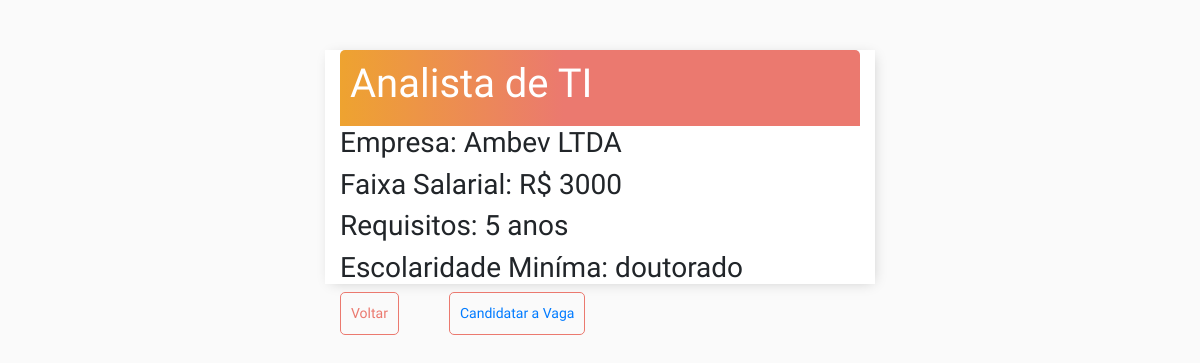
/candidato/detalhes-vaga/4/ (signed in), run on an earlier commit of the app's database.
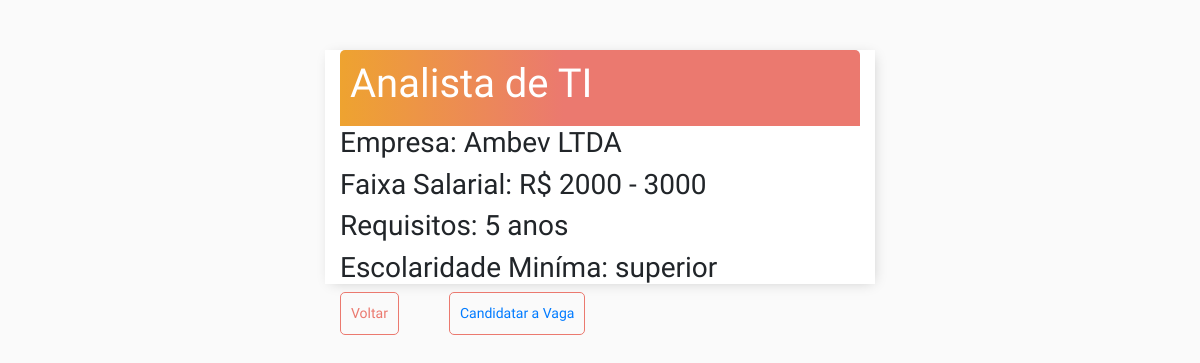
And on a later commit of the database.
### vacancies/models.py (models this page shows, shortened)
class Vacancies(models.Model):
    class Meta:
        verbose_name = 'Vacancie'
        verbose_name_plural = 'Vacancies'
    company = models.ForeignKey(Company, verbose_name="Empresa", on_delete=models.CASCADE)
    nome = models.CharField(max_length=100, verbose_name="Título")
    sal = (("1000", "Até R$ 1000"),
                    ("1000 - 2000", "De R$ 1000 a R$ 2000"),
                    ("2000 - 3000", "De R$ 2000 a R$ 3000"),
                    ("3000", "Acima de R$ 3000"))
    escol = (("fundamental", "Ensino fundamental"),
                    ("medio", "Ensino médio"),
                    ("tecnologo", "Tecnólogo"),
                    ("superior", "Ensino Superior"),
                    ("pos", "Pós / MBA / Mestrado"),
                    ("doutorado", "Doutorado"))
    faixa_salarial = models.CharField(max_length=20, choices=sal, default="1000", verbose_name="Faixa Salarial")
    req = models.TextField(verbose_name="Requisitos")
    escolaridade = models.CharField(max_length=20, choices=escol, verbose_name="Escolaridade Mínima")
    data_criacao = models.DateField(auto_now=True)

### users/models.py (models this page shows)
class Company(models.Model):
    def __str__(self):
        return self.nome
    user = models.OneToOneField(User, on_delete=models.CASCADE)
    nome = models.CharField(verbose_name="Nome", max_length=200)

### applicant/views.py (the view)
# urls.py: path('detalhes-vaga/<int:pk>/', DetailVacanciesApplicant.as_view(), name="detail-vacancie-applicant"),
@method_decorator([login_required], name='dispatch')
class DetailVacanciesApplicant(generic.DetailView):
    model = Vacancies
    context_object_name = "vacancie"
    template_name = "applicant/detail_vacancies_applicants.html"
    def get_context_data(self, **kwargs):
        context = super().get_context_data(**kwargs)
        context['applicant_id'] = Applicant.objects.values_list('user', flat=True)
        self.request.session['vacancie_id'] = context['vacancie'].id
        return context

### applicant/templates/applicant/detail_vacancies_applicants.html
{% extends 'applicant/base.html' %}
{% block content %}
{% if user.is_company %}
    <h4>Você não é permitido aqui</h4>
    <button type="submit" onclick="history.go(-1);" class="inline">Voltar</button>
{% elif user.id not in applicant_id %}
    <h4>Você precisa completar seu cadastro</h4>
    <button><a href="{% url 'users:applicant-register-complete' %}">Completar Cadastro</a></button>
{% else %}
    <div class="header-bar">
        <h1>{{vacancie.nome}}</h1>
    </div>
    <h3>Empresa: {{vacancie.company}}</h3>
    <h3>Faixa Salarial: R$ {{vacancie.faixa_salarial}}</h3>
    <h3>Requisitos: {{vacancie.req}}</h3>
    <h3>Escolaridade Miníma: {{vacancie.escolaridade}}</h3>
    <button type="submit" onclick="history.go(-1);" class="inline">Voltar</button>
    <button class="inline"><a href="{% url 'applicant:confirm-application' %}">Candidatar a Vaga</a></button>
{% endif %}
{% endblock content %}

What changed in the data, as far as the page shows it:
changed Vacancies "Analista de TI": faixa_salarial "3000" → "2000 - 3000"; escolaridade "doutorado" → "superior"
